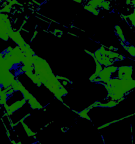

The Python source for this figure:
# Silkeborg, Danska: the tree crowns round the circuit from the canopy height model (Meta and World Resources Institute, High Resolution
# Canopy Height Maps, CC BY 4.0: about 1 m pixels, the trees' top heights), for the trees by the track at their real places and heights.
#   python3 -I tools/silkeborg/krosnje.py   -> tools/silkeborg/krosnje.png and krosnje.json (8 m cells over the lap and 272 m round it)
# Then python3 -I tools/silkeborg/build.py puts them in the track file (def.sk.ch, read by js/world-silkeborg.js). Needs rasterio (reads the
# model's 1.2 m tiles straight from its public bucket, only the window round the circuit).
import json, math, os, warnings
import numpy as np
from PIL import Image

HERE = os.path.dirname(os.path.abspath(__file__))
J = json.load(open(os.path.join(HERE, 'silkeborg.json')))
LINE = np.array(J['line'], float).reshape(-1, 2)
M, C, SUB, TH = 272, 8, 0.5, 3   # the margin round the lap (the builder's trees go 260 m out, jittered), the cell, the sampling step, a tree's least height (m)
la = math.radians(J['lat0']); a = 6378137.0; e2 = 6.69437999014e-3
Mr = a * (1 - e2) / (1 - e2 * math.sin(la) ** 2) ** 1.5; Nr = a / math.sqrt(1 - e2 * math.sin(la) ** 2)

def lonlat(X, Z): return J['lon0'] + np.degrees(X / (Nr * math.cos(la))), J['lat0'] - np.degrees(Z / Mr)

def tile_url(lat, lon):   # the model's tiles: level-9 quadkeys of Web Mercator
    n = 512; x = int((lon + 180) / 360 * n); r = math.radians(lat); y = int((1 - math.log(math.tan(r) + 1 / math.cos(r)) / math.pi) / 2 * n)
    q = ''.join(str((1 if x >> (8 - i) & 1 else 0) + (2 if y >> (8 - i) & 1 else 0)) for i in range(9))
    return 'https://dataforgood-fb-data.s3.amazonaws.com/forests/v1/alsgedi_global_v6_float/chm/%s.tif' % q

def main():
    import rasterio
    from rasterio.windows import from_bounds
    from rasterio.warp import transform_bounds, transform
    x0 = math.floor((LINE[:, 0].min() - M) / C) * C; z0 = math.floor((LINE[:, 1].min() - M) / C) * C
    nx = int(math.ceil((LINE[:, 0].max() + M - x0) / C)); nz = int(math.ceil((LINE[:, 1].max() + M - z0) / C))
    lo_a, la_a = lonlat(x0, z0 + nz * C); lo_b, la_b = lonlat(x0 + nx * C, z0)
    k = int(C / SUB); X, Z = np.meshgrid(x0 + (np.arange(nx * k) + 0.5) * SUB, z0 + (np.arange(nz * k) + 0.5) * SUB)
    lon, lat = lonlat(X, Z); mx, my = transform('EPSG:4326', 'EPSG:3857', lon.ravel(), lat.ravel()); mx = np.array(mx); my = np.array(my)
    urls = sorted({tile_url(lt, lo) for lo in (lo_a, lo_b) for lt in (la_a, la_b)}); S = np.zeros(mx.size, np.float32); done = np.zeros(mx.size, bool)
    for url in urls:   # (the window crosses into the tile to the south: each sample from its own tile)
        with rasterio.open(url) as src:
            L, Bo, R, Tp = src.bounds; ins = (mx >= L) & (mx < R) & (my > Bo) & (my <= Tp) & ~done
            if not ins.any(): continue
            win = from_bounds(max(mx[ins].min() - 5, L), max(my[ins].min() - 5, Bo), min(mx[ins].max() + 5, R), min(my[ins].max() + 5, Tp), src.transform)
            win = win.round_offsets().round_lengths(); A = src.read(1, window=win); T = src.window_transform(win)
        col, row = ~T * (mx[ins], my[ins])
        S[ins] = A[np.clip(np.floor(row).astype(int), 0, A.shape[0] - 1), np.clip(np.floor(col).astype(int), 0, A.shape[1] - 1)]; done |= ins
    assert done.all(); S = S.reshape(X.shape)
    B = S.reshape(nz, k, nx, k).transpose(0, 2, 1, 3).reshape(nz, nx, k * k)   # the samples of each cell
    tree = B >= TH; cov = tree.mean(2); low = ((B >= 1) & ~tree).mean(2)   # (1-3 m: young trees, bushes, the tall heather; and the model's noise)
    with np.errstate(all='ignore'), warnings.catch_warnings():
        warnings.simplefilter('ignore'); top = np.nan_to_num(np.nanpercentile(np.where(tree, B, np.nan), 90, axis=2))
    img = np.stack([np.clip(np.round(top), 0, 255), np.round(cov * 100), np.round(low * 100)], 2).astype(np.uint8)
    Image.fromarray(img, 'RGB').save(os.path.join(HERE, 'krosnje.png'), optimize=True)
    meta = dict(file='krosnje.png', x0=x0, z0=z0, nx=nx, nz=nz, cell=C, urls=urls,
                enc='R: the top height (the 90th percentile of the samples of %d m or more, m; 0 = none), G: the cover (the share of those samples, %%), B: the share of the samples of 1-%d m (%%); row 0 = z0 (north), col 0 = x0 (west)' % (TH, TH),
                what='Meta and World Resources Institute, High Resolution Canopy Height Maps (CC BY 4.0), sampled every %.1f m' % SUB)
    json.dump(meta, open(os.path.join(HERE, 'krosnje.json'), 'w'), indent=1)
    print('cells %d x %d (%d m), x0 %d z0 %d; with trees %.1f %%, cover %.1f %%; tops: median %.0f m, p90 %.0f m, max %.0f m' % (
        nx, nz, C, x0, z0, 100 * (cov >= 0.1).mean(), 100 * cov.mean(), np.median(top[cov >= 0.1]), np.percentile(top[cov >= 0.1], 90), top.max()))

if __name__ == '__main__':
    main()
